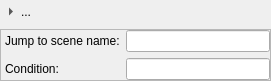
<?xml version="1.0" encoding="UTF-8"?>
<ui version="4.0">
 <class>JumpEventPropertiesClass</class>
 <widget class="QFrame" name="JumpEventPropertiesClass">
  <property name="geometry">
   <rect>
    <x>0</x>
    <y>0</y>
    <width>271</width>
    <height>80</height>
   </rect>
  </property>
  <property name="windowTitle">
   <string>JumpEventProperties</string>
  </property>
  <layout class="QVBoxLayout" name="verticalLayout">
   <property name="leftMargin">
    <number>0</number>
   </property>
   <property name="topMargin">
    <number>0</number>
   </property>
   <property name="rightMargin">
    <number>0</number>
   </property>
   <property name="bottomMargin">
    <number>0</number>
   </property>
   <item>
    <widget class="CollapseButton" name="jumpEventCollapseButton">
     <property name="sizePolicy">
      <sizepolicy hsizetype="Expanding" vsizetype="Fixed">
       <horstretch>0</horstretch>
       <verstretch>0</verstretch>
      </sizepolicy>
     </property>
     <property name="text">
      <string>...</string>
     </property>
     <property name="toolButtonStyle">
      <enum>Qt::ToolButtonTextBesideIcon</enum>
     </property>
     <property name="autoRaise">
      <bool>true</bool>
     </property>
     <property name="arrowType">
      <enum>Qt::RightArrow</enum>
     </property>
    </widget>
   </item>
   <item>
    <widget class="QFrame" name="jumpEventContent">
     <property name="frameShape">
      <enum>QFrame::StyledPanel</enum>
     </property>
     <property name="frameShadow">
      <enum>QFrame::Raised</enum>
     </property>
     <layout class="QGridLayout" name="gridLayout">
      <property name="leftMargin">
       <number>4</number>
      </property>
      <property name="topMargin">
       <number>0</number>
      </property>
      <property name="rightMargin">
       <number>0</number>
      </property>
      <property name="bottomMargin">
       <number>0</number>
      </property>
      <item row="0" column="1">
       <widget class="QLineEdit" name="jumpToSceneLineEdit"/>
      </item>
      <item row="1" column="1">
       <widget class="QLineEdit" name="conditionLineEdit"/>
      </item>
      <item row="0" column="0">
       <widget class="QLabel" name="jumpToSceneLabel">
        <property name="text">
         <string>Jump to scene name:</string>
        </property>
       </widget>
      </item>
      <item row="1" column="0">
       <widget class="QLabel" name="conditionLabel">
        <property name="text">
         <string>Condition:</string>
        </property>
       </widget>
      </item>
     </layout>
    </widget>
   </item>
  </layout>
 </widget>
 <layoutdefault spacing="6" margin="11"/>
 <customwidgets>
  <customwidget>
   <class>CollapseButton</class>
   <extends>QToolButton</extends>
   <header>CollapseButton.h</header>
  </customwidget>
 </customwidgets>
 <resources/>
 <connections/>
</ui>
